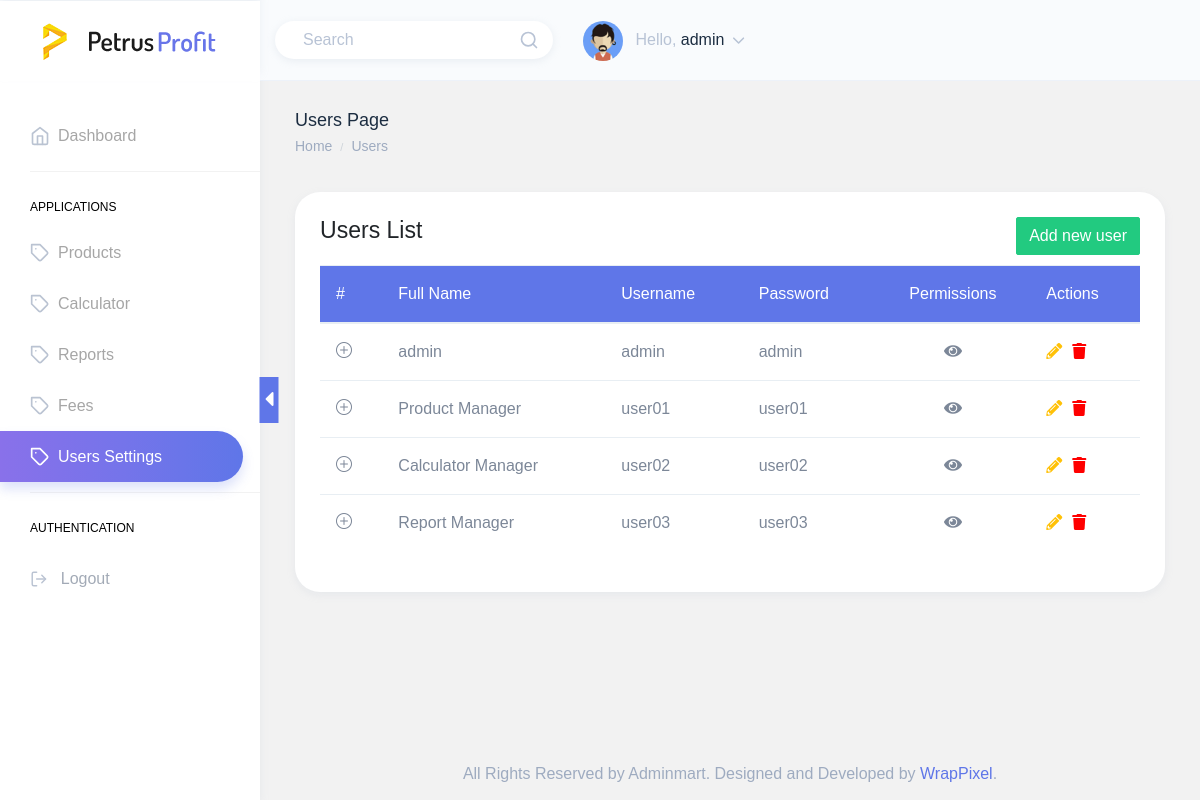
The app's page /settings.php (signed in) with its own data.
### tables this page shows
CREATE TABLE IF NOT EXISTS `users` (
  `id` int(11) NOT NULL AUTO_INCREMENT,
  `fullname` varchar(100) NOT NULL,
  `email` varchar(100) DEFAULT NULL,
  `username` varchar(100) NOT NULL,
  `password` varchar(100) NOT NULL,
  `role` tinyint(1) DEFAULT '0',
  PRIMARY KEY (`id`),
  KEY `users_id_idx` (`id`) USING BTREE
);

### modules/Connector.php (called while the page is built, shortened)
<?php
class Connector
{
   private $connection;
   private $result;
   public $returnObj = false;
   function __construct($host, $user, $pass, $name)
   {
      $this->host = $host;
      $this->user = $user;
      $this->pass = $pass;
      $this->name = $name;
      $resource = mysqli_connect($this->host, $this->user, $this->pass, $this->name);
      if ($resource) {
         $this->connection = $resource;
      } else {
         die("Connection Failure!");
      }
   }
   private function send(String $cmd)
   {
      $resource = $this->connection->query($cmd);
      if (is_bool($resource)) {
         $this->result = $resource;
      } else {
         if ($this->returnObj) {
            $this->result = array();
         } else {
            $this->result[] = ($resource)->fetch_all(MYSQLI_ASSOC);
         }
      }
   }
   function getMany(String $tblname, array $where = null, array $fetchOnly = null, array $operator = null)
   {
      $cmd = "SELECT * FROM {$tblname}";
      if (!is_null($fetchOnly)) {
         $keys = "";
         foreach ($fetchOnly as $key) {
            $keys .= "{$key}, ";
         }
         $cmd = str_replace('*', substr($keys, 0, strrpos($keys, ", ")), $cmd);
      }
      $this->send($cmd);
      return $this->result;
   }
   private function __dispose()
   {
      $this->result = null;
   }
}

### modules/Init.php (called while the page is built, shortened)
<?php
require_once(MODULES . 'Connector.php');
$db = new Connector(
	'localhost',
	'root',
	'',
	'revenue_tracker'
);
$db->returnObj = TRUE;

### settings.php (the view, shortened to what this page needs)
<?php require_once('modules/Init.php') ?>
<?php
$users = $db->getMany(
  USER, null,
  ['id', 'fullname', 'password', 'username', 'role']
);
?>
<!DOCTYPE html>
<html dir="ltr" lang="en">
<head>
  <link href="dist/css/icons/font-awesome/css/fontawesome-min.css" rel="stylesheet">
  <link href="dist/css/style.min.css" rel="stylesheet">
  <link href="dist/css/settings.css" rel="stylesheet">
</head>
<body>
  <div id="main-wrapper" data-theme="light" data-layout="vertical" data-navbarbg="skin6" data-sidebartype="full" data-sidebar-position="fixed" data-header-position="fixed" data-boxed-layout="full">
    <?php include(HEADER); ?>
    <div class="page-wrapper">
      <div class="page-breadcrumb">
        <div class="row">
          <div class="col-7 align-self-center">
            <h4 class="page-title text-truncate text-dark font-weight-medium mb-1">Users Page
            </h4>
            <div class="d-flex align-items-center">
              <nav aria-label="breadcrumb">
                <ol class="breadcrumb m-0 p-0">
                  <li class="breadcrumb-item"><a href="index.php" class="text-muted">Home</a></li>
                  <li class="breadcrumb-item text-muted active" aria-current="page">Users</li>
                </ol>
              </nav>
            </div>
          </div>
        </div>
      </div>
      <div class="container-fluid">
        <div class="row">
          <div class="col-lg-12">
            <div class="card">
              <div class="card-body">
                <div class="row card-title">
                  <div class="col-sm-8">
                    <h4 class="card-title">Users List</h4>
                  </div>
                  <div class="col-sm-4">
                    <button class="btn btn-success pull-right" type="button" id="addnew">Add new user</button>
                  </div>
                </div>
                <div class="table-responsive">
                  <table class="table products-list">
                    <thead class="bg-primary text-white">
                      <tr>
                        <th>#</th>
                        <th>Full Name</th>
                        <th>Username</th>
                        <th>Password</th>
                        <th class="text-center">Permissions</th>
                        <th>Actions</th>
                      </tr>
                    </thead>
                    <tbody>
                      <?php
                      if (!empty($users) && count($users) > 0) {
                        foreach ($users as $user) {
                          echo "<tr id=" . $user->id . " class='tr' data-id=" . $user->id . ">";
                          echo "<td class='column1'> <i class='icon-plus'></i> </td>";
                          echo "<td class='column2' data-target='fullname'>" . ($user->fullname) . "</td>";
                          echo "<td class='column4' data-target='username'>" . ($user->username) . "</td>";
                          echo "<td class='column3' data-target='password'>" . ($user->password) . "</td>";
                          echo "<td class='column5 text-center' data-target='access_role'><i data-toggle='tooltip' data-title='Show Roles' class='fa fa-eye'></i></td>";
                          echo "<td class='column6 actions'>";
                          echo "<a class='edit' title='Edit' data-toggle='tooltip' data-role='update' data-id=" . ($user->id) . "><i class='fas fa-pencil-alt'></i></a>";
                          echo "<a class='delete' title='Delete' data-toggle='tooltip' data-role='delete' data-id=" . ($user->id) . "><i class='fas fa-trash'></i></a>";
                          echo "</td>";
                          echo "</tr>";
                        }
                      } else {
                        echo "<tr class='text-center alert-warning'><td colspan='5'>No Products Saved.</td></tr>";
                      }
                      ?>
                    </tbody>
                  </table>
                </div>
              </div>
            </div>
          </div>
        </div>
      </div>
      <footer class="footer text-center text-muted">
        All Rights Reserved by Adminmart. Designed and Developed by <a href="https://wrappixel.com">WrapPixel</a>.
      </footer>
    </div>
  </div>
</body>
</html>

### includes/header.php (shortened to what this page needs)
<header class="topbar" data-navbarbg="skin6">
    <nav class="navbar top-navbar navbar-expand-md">
        <div class="navbar-header" data-logobg="skin6">
            <div class="navbar-brand">
                <a href="index.php">
                    <b class="logo-icon">
                        <img src="assets/images/logo-icon.png" alt="homepage" class="dark-logo" />
                    </b>
                    <span class="logo-text">
                        <img src="assets/images/logo-text.png" alt="homepage" class="dark-logo" />
                    </span>
                </a>
            </div>
        </div>
        <div class="navbar-collapse collapse" id="navbarSupportedContent">
            <ul class="navbar-nav float-right">
                <li class="nav-item d-md-block">
                    <a class="nav-link" href="javascript:void(0)">
                        <form id="search-bar">
                            <div class="customize-input">
                                <input class="form-control custom-shadow custom-radius border-0 bg-white search-input" type="search" placeholder="Search" aria-label="Search" data-table="products-list">
                                <i class="form-control-icon" data-feather="search"></i>
                            </div>
                        </form>
                    </a>
                </li>
                <?php if (isset($_SESSION['USER'])) : ?>
                    <li class="nav-item dropdown">
                        <a class="nav-link dropdown-toggle" href="javascript:void(0)" data-toggle="dropdown" aria-haspopup="true" aria-expanded="false">
                            <img src="assets/images/users/avatar-01.jpg" alt="user" class="rounded-circle" width="40">
                            <span class="ml-2 d-none d-lg-inline-block"><span>Hello,</span> <span class="text-dark"><?php echo ($_SESSION['USER']->fullname); ?></span> <i data-feather="chevron-down" class="svg-icon"></i></span>
                        </a>
                    </li>
                <?php endif; ?>
            </ul>
        </div>
    </nav>
</header>

### records on screen
users: fullname "admin", username "admin", password "admin"
users: fullname "Product Manager", username "user01", password "user01"
users: fullname "Calculator Manager", username "user02", password "user02"
users: fullname "Report Manager", username "user03", password "user03"
